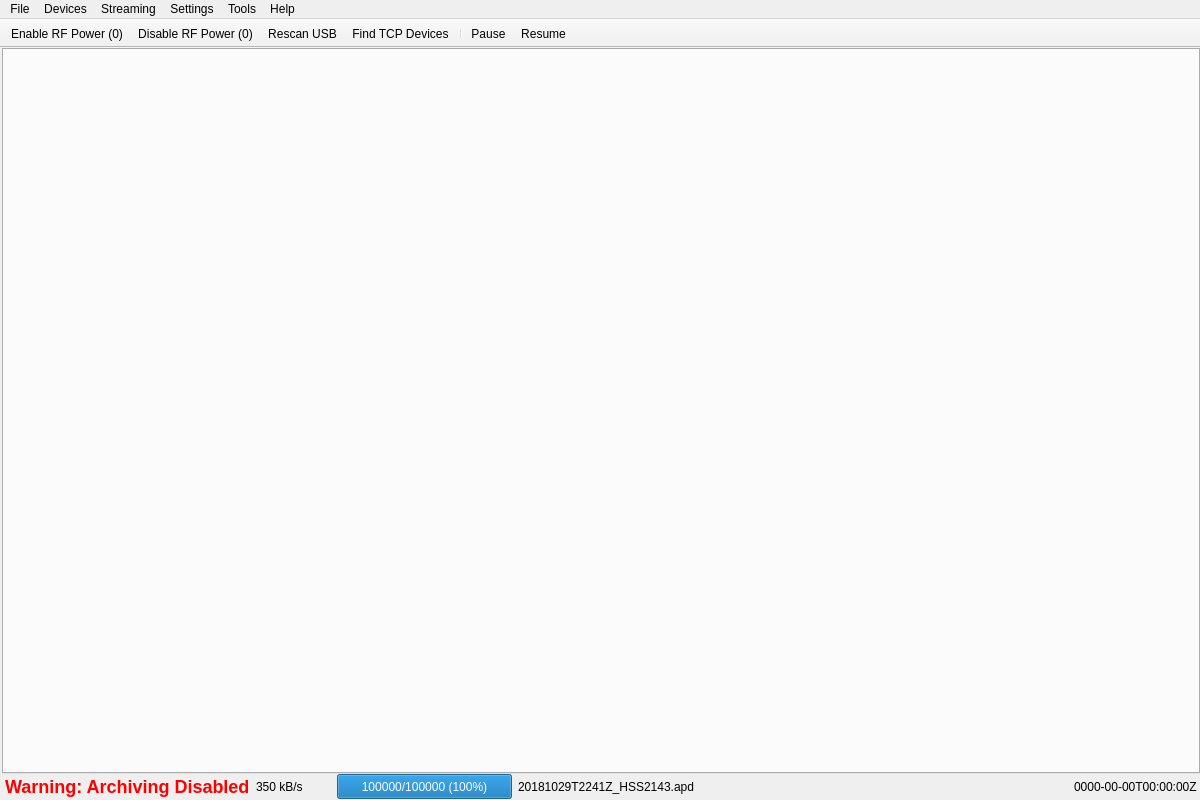
<?xml version="1.0" encoding="UTF-8"?>
<ui version="4.0">
 <class>PlotMainWindow</class>
 <widget class="QMainWindow" name="PlotMainWindow">
  <property name="geometry">
   <rect>
    <x>0</x>
    <y>0</y>
    <width>1200</width>
    <height>800</height>
   </rect>
  </property>
  <property name="windowTitle">
   <string>Acheron</string>
  </property>
  <widget class="QWidget" name="centralwidget">
   <layout class="QVBoxLayout" name="verticalLayout">
    <property name="spacing">
     <number>0</number>
    </property>
    <property name="leftMargin">
     <number>2</number>
    </property>
    <property name="topMargin">
     <number>0</number>
    </property>
    <property name="rightMargin">
     <number>0</number>
    </property>
    <property name="bottomMargin">
     <number>0</number>
    </property>
    <item>
     <widget class="QTabWidget" name="tabWidget"/>
    </item>
    <item>
     <layout class="QHBoxLayout" name="horizontalLayout_2">
      <property name="spacing">
       <number>6</number>
      </property>
      <property name="leftMargin">
       <number>3</number>
      </property>
      <property name="rightMargin">
       <number>3</number>
      </property>
      <property name="bottomMargin">
       <number>1</number>
      </property>
      <item>
       <widget class="QLabel" name="warningLabel">
        <property name="styleSheet">
         <string notr="true">QLabel { color : red ; font-weight : bold ; font-size : 18px ; }</string>
        </property>
        <property name="text">
         <string>Warning: Archiving Disabled</string>
        </property>
       </widget>
      </item>
      <item>
       <widget class="QLabel" name="uploadRateLabel">
        <property name="minimumSize">
         <size>
          <width>75</width>
          <height>25</height>
         </size>
        </property>
        <property name="text">
         <string>350 kB/s</string>
        </property>
       </widget>
      </item>
      <item>
       <widget class="QProgressBar" name="uploadProgress">
        <property name="sizePolicy">
         <sizepolicy hsizetype="Fixed" vsizetype="Fixed">
          <horstretch>0</horstretch>
          <verstretch>0</verstretch>
         </sizepolicy>
        </property>
        <property name="minimumSize">
         <size>
          <width>175</width>
          <height>25</height>
         </size>
        </property>
        <property name="maximum">
         <number>5957928</number>
        </property>
        <property name="value">
         <number>2359296</number>
        </property>
        <property name="alignment">
         <set>Qt::AlignCenter</set>
        </property>
        <property name="format">
         <string>%v/%m (%p%)</string>
        </property>
       </widget>
      </item>
      <item>
       <widget class="QLabel" name="uploadNameLabel">
        <property name="text">
         <string>20181029T2241Z_HSS2143.apd</string>
        </property>
       </widget>
      </item>
      <item>
       <spacer name="horizontalSpacer_3">
        <property name="orientation">
         <enum>Qt::Horizontal</enum>
        </property>
        <property name="sizeHint" stdset="0">
         <size>
          <width>0</width>
          <height>20</height>
         </size>
        </property>
       </spacer>
      </item>
      <item>
       <widget class="QLabel" name="datetimeLabel">
        <property name="text">
         <string>0000-00-00T00:00:00Z</string>
        </property>
       </widget>
      </item>
     </layout>
    </item>
   </layout>
  </widget>
  <widget class="QMenuBar" name="menubar">
   <property name="geometry">
    <rect>
     <x>0</x>
     <y>0</y>
     <width>1200</width>
     <height>21</height>
    </rect>
   </property>
   <widget class="QMenu" name="menuFile">
    <property name="title">
     <string>File</string>
    </property>
    <addaction name="actionExit"/>
   </widget>
   <widget class="QMenu" name="menuStreaming">
    <property name="title">
     <string>Streaming</string>
    </property>
    <addaction name="actionDisableStreaming"/>
    <addaction name="actionDisableArchiving"/>
   </widget>
   <widget class="QMenu" name="menuSettings">
    <property name="title">
     <string>Settings</string>
    </property>
    <addaction name="actionClosableTabs"/>
    <addaction name="actionPreferences"/>
   </widget>
   <widget class="QMenu" name="menuHelp">
    <property name="title">
     <string>Help</string>
    </property>
    <widget class="QMenu" name="menuCheckForUpdates">
     <property name="title">
      <string>Check for Updates</string>
     </property>
     <addaction name="actionUpdateLatestStable"/>
     <addaction name="actionUpdateCurrentBranch"/>
     <addaction name="actionUpdateSpecificBranch"/>
     <addaction name="actionUpdateSpecificCommit"/>
    </widget>
    <addaction name="menuCheckForUpdates"/>
    <addaction name="separator"/>
    <addaction name="actionAbout"/>
   </widget>
   <widget class="QMenu" name="menuDevices">
    <property name="title">
     <string>Devices</string>
    </property>
    <addaction name="actionRescanUSB"/>
    <addaction name="actionFindTCPDevices"/>
   </widget>
   <widget class="QMenu" name="menuTools">
    <property name="title">
     <string>Tools</string>
    </property>
    <widget class="QMenu" name="menuMarkForUpload">
     <property name="title">
      <string>Mark for Upload</string>
     </property>
     <addaction name="actionMarkFiles"/>
     <addaction name="actionMarkDirectory"/>
    </widget>
    <addaction name="actionDownloadFirmware"/>
    <addaction name="separator"/>
    <addaction name="menuMarkForUpload"/>
   </widget>
   <addaction name="menuFile"/>
   <addaction name="menuDevices"/>
   <addaction name="menuStreaming"/>
   <addaction name="menuSettings"/>
   <addaction name="menuTools"/>
   <addaction name="menuHelp"/>
  </widget>
  <widget class="QToolBar" name="toolBar">
   <property name="movable">
    <bool>false</bool>
   </property>
   <property name="iconSize">
    <size>
     <width>32</width>
     <height>32</height>
    </size>
   </property>
   <property name="toolButtonStyle">
    <enum>Qt::ToolButtonTextUnderIcon</enum>
   </property>
   <property name="floatable">
    <bool>false</bool>
   </property>
   <attribute name="toolBarArea">
    <enum>TopToolBarArea</enum>
   </attribute>
   <attribute name="toolBarBreak">
    <bool>false</bool>
   </attribute>
   <addaction name="actionEnableRFPower"/>
   <addaction name="actionDisableRFPower"/>
   <addaction name="actionRescanUSB"/>
   <addaction name="actionFindTCPDevices"/>
   <addaction name="separator"/>
   <addaction name="actionPause"/>
   <addaction name="actionResume"/>
  </widget>
  <action name="actionRescanUSB">
   <property name="text">
    <string>Rescan USB</string>
   </property>
  </action>
  <action name="actionExit">
   <property name="text">
    <string>Exit</string>
   </property>
  </action>
  <action name="actionPreferences">
   <property name="text">
    <string>Preferences...</string>
   </property>
  </action>
  <action name="actionAbout">
   <property name="text">
    <string>About...</string>
   </property>
  </action>
  <action name="actionDisableStreaming">
   <property name="checkable">
    <bool>true</bool>
   </property>
   <property name="text">
    <string>Disable Streaming</string>
   </property>
  </action>
  <action name="actionDisableArchiving">
   <property name="checkable">
    <bool>true</bool>
   </property>
   <property name="text">
    <string>Disable Archiving</string>
   </property>
  </action>
  <action name="actionFindTCPDevices">
   <property name="text">
    <string>Find TCP Devices...</string>
   </property>
  </action>
  <action name="actionEnableRFPower">
   <property name="text">
    <string>Enable RF Power (0)</string>
   </property>
  </action>
  <action name="actionDisableRFPower">
   <property name="text">
    <string>Disable RF Power (0)</string>
   </property>
  </action>
  <action name="actionPause">
   <property name="checkable">
    <bool>true</bool>
   </property>
   <property name="text">
    <string>Pause</string>
   </property>
  </action>
  <action name="actionResume">
   <property name="checkable">
    <bool>true</bool>
   </property>
   <property name="text">
    <string>Resume</string>
   </property>
  </action>
  <action name="actionClosableTabs">
   <property name="checkable">
    <bool>true</bool>
   </property>
   <property name="text">
    <string>Easy Close Tabs</string>
   </property>
   <property name="toolTip">
    <string>Easy Close Tabs</string>
   </property>
  </action>
  <action name="actionUpdateLatestStable">
   <property name="text">
    <string>Latest Stable</string>
   </property>
  </action>
  <action name="actionUpdateSpecificBranch">
   <property name="text">
    <string>Specific Branch...</string>
   </property>
  </action>
  <action name="actionUpdateSpecificCommit">
   <property name="text">
    <string>Specific Commit..</string>
   </property>
  </action>
  <action name="actionUpdateCurrentBranch">
   <property name="text">
    <string>Latest branch</string>
   </property>
  </action>
  <action name="actionDownloadFirmware">
   <property name="text">
    <string>Download Firmware...</string>
   </property>
   <property name="toolTip">
    <string>Download Firmware...</string>
   </property>
  </action>
  <action name="actionMarkFiles">
   <property name="text">
    <string>Mark Files...</string>
   </property>
   <property name="toolTip">
    <string>Mark Files...</string>
   </property>
  </action>
  <action name="actionMarkDirectory">
   <property name="text">
    <string>Mark Directory...</string>
   </property>
   <property name="toolTip">
    <string>Mark Directory...</string>
   </property>
  </action>
 </widget>
 <resources/>
 <connections>
  <connection>
   <sender>actionExit</sender>
   <signal>triggered()</signal>
   <receiver>PlotMainWindow</receiver>
   <slot>close()</slot>
   <hints>
    <hint type="sourcelabel">
     <x>-1</x>
     <y>-1</y>
    </hint>
    <hint type="destinationlabel">
     <x>373</x>
     <y>252</y>
    </hint>
   </hints>
  </connection>
 </connections>
</ui>
